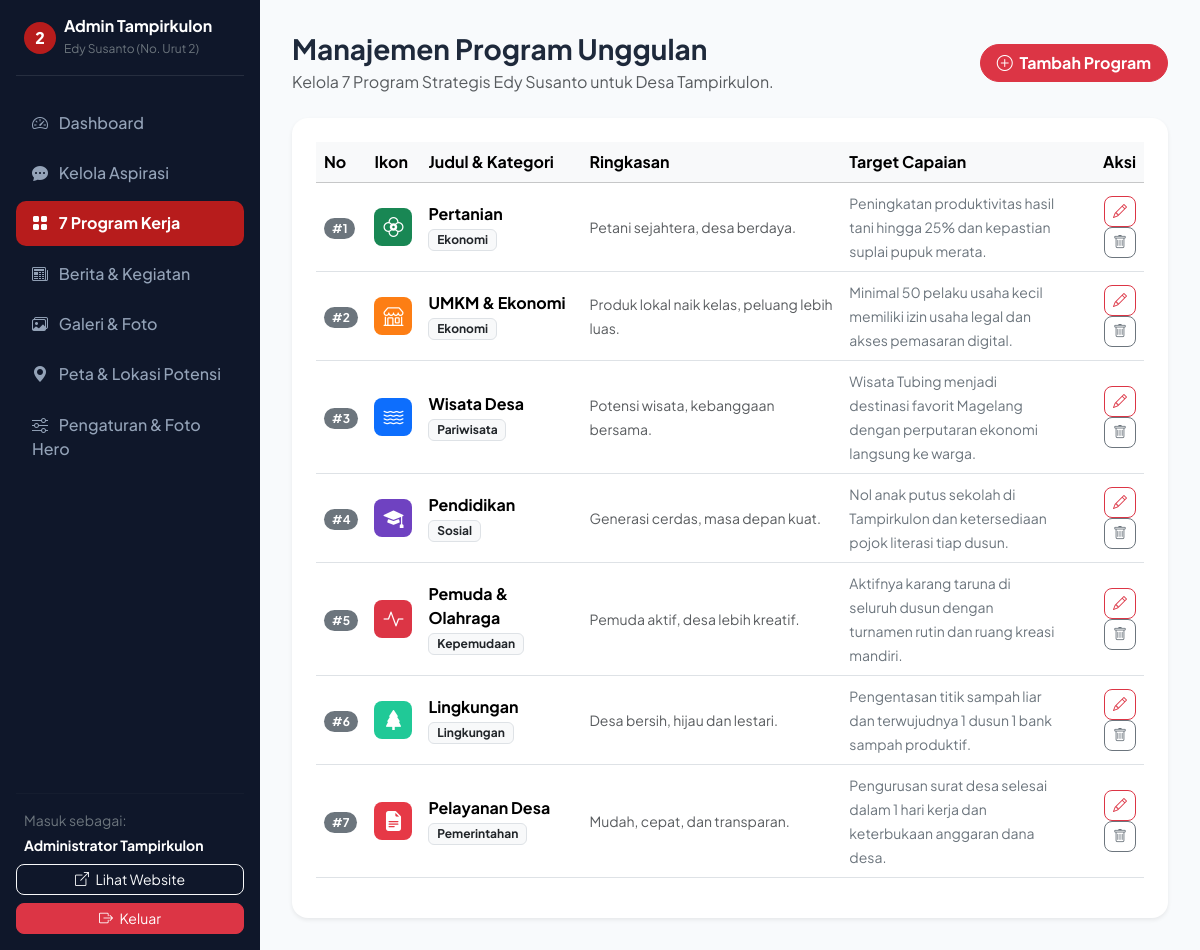
Screenshot of /admin/data_program.php (signed in) with the database file from the repository.
### tables this page shows
CREATE TABLE IF NOT EXISTS `program` (
  `id` INT AUTO_INCREMENT PRIMARY KEY,
  `judul` VARCHAR(150) NOT NULL,
  `slug` VARCHAR(150) NOT NULL UNIQUE,
  `kategori` VARCHAR(50) NOT NULL,
  `deskripsi_singkat` TEXT NOT NULL,
  `deskripsi_lengkap` LONGTEXT NOT NULL,
  `icon` VARCHAR(50) NOT NULL,
  `badge_color` VARCHAR(50) NOT NULL,
  `target_capaian` TEXT DEFAULT NULL,
  `urutan` INT DEFAULT 0,
  `created_at` TIMESTAMP DEFAULT CURRENT_TIMESTAMP
);

### includes/functions.php (called while the page is built, shortened)
<?php
function e($string) {
    return htmlspecialchars((string)$string, ENT_QUOTES, 'UTF-8');
}

### admin/data_program.php (the view, shortened to what this page needs)
<?php
require_once __DIR__ . '/header_admin.php';
$programs = $pdo->query("SELECT * FROM program ORDER BY urutan ASC")->fetchAll();
?>
<div class="d-flex justify-content-between align-items-center mb-4">
  <div>
    <h3 class="fw-bold mb-1">Manajemen Program Unggulan</h3>
    <p class="text-muted mb-0">Kelola 7 Program Strategis Edy Susanto untuk Desa Tampirkulon.</p>
  </div>
  <button class="btn btn-danger rounded-pill px-3 fw-bold" data-bs-toggle="modal" data-bs-target="#modalTambahProgram">
    <i class="bi bi-plus-circle me-1"></i> Tambah Program
  </button>
</div>
<div class="card border-0 shadow-sm rounded-4 p-4 bg-white">
  <div class="table-responsive">
    <table class="table table-hover align-middle">
      <thead class="table-light">
        <tr>
          <th>No</th>
          <th>Ikon</th>
          <th>Judul &amp; Kategori</th>
          <th>Ringkasan</th>
          <th>Target Capaian</th>
          <th class="text-end">Aksi</th>
        </tr>
      </thead>
      <tbody>
        <?php foreach ($programs as $p): ?>
        <tr>
          <td><span class="badge bg-secondary rounded-pill">#<?= $p['urutan'] ?></span></td>
          <td>
            <div class="rounded-3 d-flex align-items-center justify-content-center text-white" style="width: 38px; height: 38px; background-color: <?= e($p['badge_color']) ?>;">
              <i class="bi <?= e($p['icon']) ?> fs-5"></i>
            </div>
          </td>
          <td>
            <strong><?= e($p['judul']) ?></strong><br>
            <span class="badge bg-light text-dark border"><?= e($p['kategori']) ?></span>
          </td>
          <td style="max-width: 300px;">
            <small class="text-muted"><?= e($p['deskripsi_singkat']) ?></small>
          </td>
          <td style="max-width: 250px;">
            <small class="text-secondary"><?= e($p['target_capaian'] ?? '-') ?></small>
          </td>
          <td class="text-end">
            <button class="btn btn-sm btn-outline-danger rounded-3" data-bs-toggle="modal" data-bs-target="#modalEditProgram<?= $p['id'] ?>">
              <i class="bi bi-pencil"></i>
            </button>
            <form action="data_program.php" method="POST" class="d-inline" onsubmit="return confirm('Hapus program ini?');">
              <button type="submit" class="btn btn-sm btn-outline-secondary rounded-3">
                <i class="bi bi-trash"></i>
              </button>
            </form>
          </td>
        </tr>
        <?php endforeach; ?>
      </tbody>
    </table>
  </div>
</div>
<?php require_once __DIR__ . '/footer_admin.php'; ?>

### admin/header_admin.php (style rules this page uses)
body { font-family: 'Plus Jakarta Sans', sans-serif; background-color: #f8fafc; color: #1e293b; }

### rows the page displays
program: urutan "1", judul "Pertanian", kategori "Ekonomi", deskripsi_singkat "Petani sejahtera, desa berdaya.", target_capaian "Peningkatan produktivitas hasil tani hingga 25% dan kepastian suplai pupuk merata."
program: urutan "2", judul "UMKM & Ekonomi", kategori "Ekonomi", deskripsi_singkat "Produk lokal naik kelas, peluang lebih luas.", target_capaian "Minimal 50 pelaku usaha kecil memiliki izin usaha legal dan akses pemasaran digital."
program: urutan "3", judul "Wisata Desa", kategori "Pariwisata", deskripsi_singkat "Potensi wisata, kebanggaan bersama.", target_capaian "Wisata Tubing menjadi destinasi favorit Magelang dengan perputaran ekonomi langsung ke warga."
program: urutan "4", judul "Pendidikan", kategori "Sosial", deskripsi_singkat "Generasi cerdas, masa depan kuat.", target_capaian "Nol anak putus sekolah di Tampirkulon dan ketersediaan pojok literasi tiap dusun."
program: urutan "5", judul "Pemuda & Olahraga", kategori "Kepemudaan", deskripsi_singkat "Pemuda aktif, desa lebih kreatif.", target_capaian "Aktifnya karang taruna di seluruh dusun dengan turnamen rutin dan ruang kreasi mandiri."
program: urutan "6", judul "Lingkungan", kategori "Lingkungan", deskripsi_singkat "Desa bersih, hijau dan lestari.", target_capaian "Pengentasan titik sampah liar dan terwujudnya 1 dusun 1 bank sampah produktif."
program: urutan "7", judul "Pelayanan Desa", kategori "Pemerintahan", deskripsi_singkat "Mudah, cepat, dan transparan.", target_capaian "Pengurusan surat desa selesai dalam 1 hari kerja dan keterbukaan anggaran dana desa."

### other values shown
$_SESSION['admin_nama'] "Administrator Tampirkulon"
